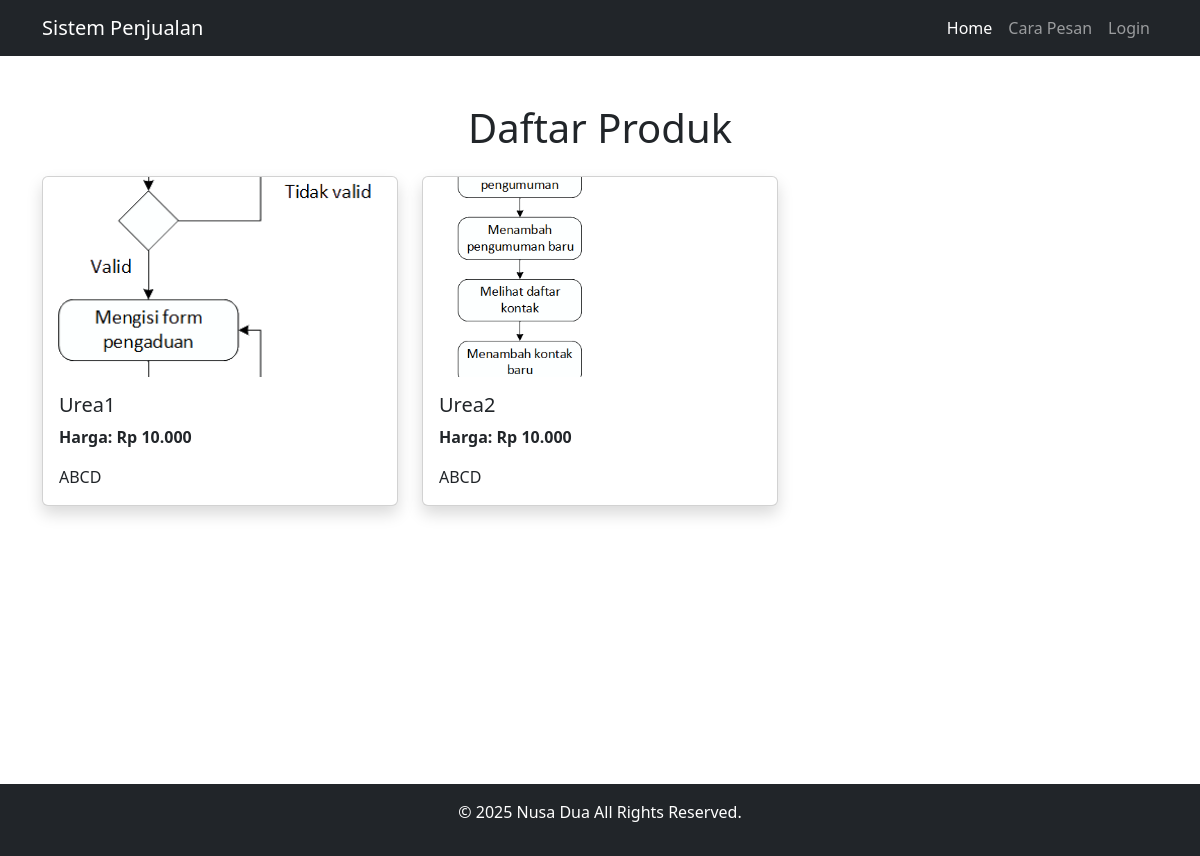
The page / on the database its author committed.
### tables this page shows
CREATE TABLE `produk` (
  `id_produk` int NOT NULL,
  `nama_produk` varchar(100) NOT NULL,
  `merek` varchar(50) NOT NULL,
  `harga_satuan` decimal(10,2) NOT NULL,
  `deskripsi` text,
  `stok` int NOT NULL,
  `satuan` varchar(20) NOT NULL,
  `gambar` varchar(255) DEFAULT NULL
);

### index.php (the view, shortened to what this page needs)
<?php
include 'koneksi.php';
$query = "SELECT * FROM produk";
$result = mysqli_query($koneksi, $query);
$products = [];
while ($row = mysqli_fetch_assoc($result)) {
    $products[] = $row;
}
?>
<!DOCTYPE html>
<html lang="en">
<head>
    <link href="https://cdn.jsdelivr.net/npm/bootstrap@5.3.0/dist/css/bootstrap.min.css" rel="stylesheet">
</head>
<body>
    <nav class="navbar navbar-expand-lg navbar-dark bg-dark">
        <div class="container">
            <a class="navbar-brand" href="#">Sistem Penjualan</a>
            <div class="collapse navbar-collapse" id="navbarNav">
                <ul class="navbar-nav ms-auto">
                    <li class="nav-item">
                        <a class="nav-link active" href="index.php">Home</a>
                    </li>
                    <li class="nav-item"><a class="nav-link" href="#" data-bs-toggle="modal" data-bs-target="#caraPesanModal">Cara Pesan</a></li>
                    <?php if (isset($_SESSION['id_member'])): ?>
                        <li class="nav-item">
                            <a class="nav-link" href="#" data-bs-toggle="modal" data-bs-target="#pesanModal">Pesan</a>
                        </li>
                        <li class="nav-item dropdown">
                            <a class="nav-link dropdown-toggle" href="#" id="userDropdown" role="button" data-bs-toggle="dropdown" aria-expanded="false">
                                <?= htmlspecialchars($_SESSION['nama']); ?>
                            </a>
                            <ul class="dropdown-menu dropdown-menu-end" aria-labelledby="userDropdown">
                                <li><a class="dropdown-item" href="riwayat-pemesanan.php">Pesanan Saya</a></li>
                                <li>
                                    <hr class="dropdown-divider">
                                </li>
                                <li><a class="dropdown-item" href="logout.php">Logout</a></li>
                            </ul>
                        </li>
                    <?php else: ?>
                        <li class="nav-item">
                            <a class="nav-link" href="#" data-bs-toggle="modal" data-bs-target="#loginModal">Login</a>
                        </li>
                    <?php endif; ?>
                </ul>
            </div>
        </div>
    </nav>
    <div class="wrapper">
        <div class="content">
            <div class="container mt-5">
                <h1 class="text-center mb-4">Daftar Produk</h1>
                <div class="row row-cols-1 row-cols-md-3 g-4">
                    <?php if (!empty($products)) : ?>
                        <?php foreach ($products as $product) : ?>
                            <div class="col">
                                <div class="card h-100 shadow" onclick="showProductModal(<?= $product['id_produk']; ?>)">
                                    <img src="image/foto_produk/<?= htmlspecialchars($product['gambar']); ?>" class="card-img-top product-image" alt="<?= htmlspecialchars($product['nama_produk']); ?>">
                                    <div class="card-body">
                                        <h5 class="card-title"><?= htmlspecialchars($product['nama_produk']); ?></h5>
                                        <p class="card-text"><strong>Harga: Rp <?= number_format($product['harga_satuan'], 0, ',', '.'); ?></strong></p>
                                        <p class="card-text"><?= nl2br(htmlspecialchars($product['deskripsi'])); ?></p>
                                    </div>
                                </div>
                            </div>
                        <?php endforeach; ?>
                    <?php else : ?>
                        <div class="col-12 text-center">
                            <p class="alert alert-warning">Belum ada produk yang tersedia.</p>
                        </div>
                    <?php endif; ?>
                </div>
            </div>
        </div>
        <footer class="bg-dark text-white text-center py-3">
            <div class="container">
                <p>&copy; <span id="year"></span> Nusa Dua All Rights Reserved.</p>
            </div>
        </footer>
    </div>
</body>
</html>

### index.php (style rules this page uses)
.card { transition: transform 0.2s; cursor: pointer; height: 100%; }
.product-image { height: 200px; object-fit: cover; }
h1 { font-size: 2.5rem; }
p { font-size: 1rem; }
.content { flex: 1; }
.wrapper { display: flex; flex-direction: column; min-height: 100vh; }
html, body { height: 100%; margin: 0; }

### rows shown on the page
produk: gambar (picture), nama_produk "Urea1", harga_satuan "10.000", deskripsi "ABCD"
produk: gambar (picture), nama_produk "Urea2", harga_satuan "10.000", deskripsi "ABCD"
